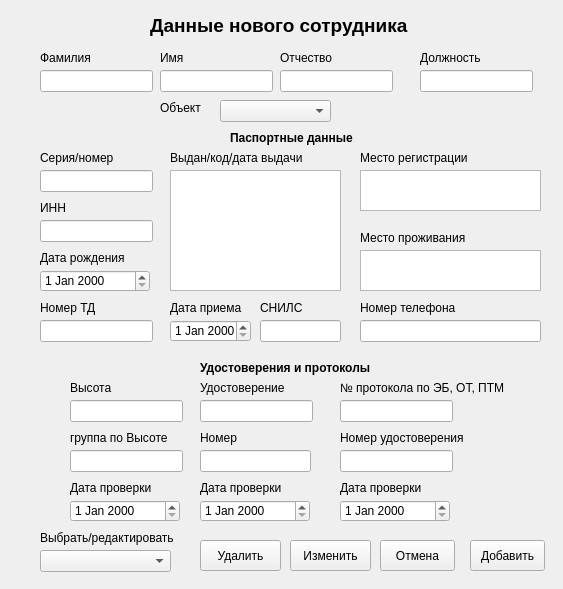
<?xml version="1.0" encoding="UTF-8"?>
<ui version="4.0">
 <class>form_new_worker</class>
 <widget class="QWidget" name="form_new_worker">
  <property name="geometry">
   <rect>
    <x>0</x>
    <y>0</y>
    <width>563</width>
    <height>589</height>
   </rect>
  </property>
  <property name="windowTitle">
   <string>Новый сотрудник</string>
  </property>
  <widget class="QLabel" name="label">
   <property name="geometry">
    <rect>
     <x>150</x>
     <y>10</y>
     <width>271</width>
     <height>31</height>
    </rect>
   </property>
   <property name="font">
    <font>
     <pointsize>14</pointsize>
     <bold>true</bold>
    </font>
   </property>
   <property name="frameShape">
    <enum>QFrame::NoFrame</enum>
   </property>
   <property name="lineWidth">
    <number>0</number>
   </property>
   <property name="text">
    <string>Данные нового сотрудника</string>
   </property>
  </widget>
  <widget class="QPushButton" name="b_ok">
   <property name="geometry">
    <rect>
     <x>470</x>
     <y>540</y>
     <width>75</width>
     <height>31</height>
    </rect>
   </property>
   <property name="text">
    <string>Добавить</string>
   </property>
  </widget>
  <widget class="QLineEdit" name="family">
   <property name="enabled">
    <bool>true</bool>
   </property>
   <property name="geometry">
    <rect>
     <x>40</x>
     <y>70</y>
     <width>113</width>
     <height>22</height>
    </rect>
   </property>
   <property name="text">
    <string/>
   </property>
  </widget>
  <widget class="QLabel" name="label_2">
   <property name="geometry">
    <rect>
     <x>40</x>
     <y>50</y>
     <width>61</width>
     <height>16</height>
    </rect>
   </property>
   <property name="text">
    <string>Фамилия</string>
   </property>
  </widget>
  <widget class="QLabel" name="label_3">
   <property name="geometry">
    <rect>
     <x>160</x>
     <y>50</y>
     <width>49</width>
     <height>16</height>
    </rect>
   </property>
   <property name="text">
    <string>Имя</string>
   </property>
  </widget>
  <widget class="QLineEdit" name="name">
   <property name="geometry">
    <rect>
     <x>160</x>
     <y>70</y>
     <width>113</width>
     <height>22</height>
    </rect>
   </property>
  </widget>
  <widget class="QLabel" name="label_4">
   <property name="geometry">
    <rect>
     <x>280</x>
     <y>50</y>
     <width>61</width>
     <height>16</height>
    </rect>
   </property>
   <property name="text">
    <string>Отчество</string>
   </property>
  </widget>
  <widget class="QLineEdit" name="surname">
   <property name="geometry">
    <rect>
     <x>280</x>
     <y>70</y>
     <width>113</width>
     <height>22</height>
    </rect>
   </property>
  </widget>
  <widget class="QLineEdit" name="post">
   <property name="geometry">
    <rect>
     <x>420</x>
     <y>70</y>
     <width>113</width>
     <height>22</height>
    </rect>
   </property>
  </widget>
  <widget class="QLabel" name="label_5">
   <property name="geometry">
    <rect>
     <x>420</x>
     <y>50</y>
     <width>71</width>
     <height>16</height>
    </rect>
   </property>
   <property name="text">
    <string>Должность</string>
   </property>
  </widget>
  <widget class="QTextEdit" name="passport_post">
   <property name="geometry">
    <rect>
     <x>170</x>
     <y>170</y>
     <width>171</width>
     <height>121</height>
    </rect>
   </property>
  </widget>
  <widget class="QLabel" name="label_6">
   <property name="geometry">
    <rect>
     <x>170</x>
     <y>150</y>
     <width>161</width>
     <height>16</height>
    </rect>
   </property>
   <property name="text">
    <string>Выдан/код/дата выдачи</string>
   </property>
  </widget>
  <widget class="QTextEdit" name="adr">
   <property name="geometry">
    <rect>
     <x>360</x>
     <y>170</y>
     <width>181</width>
     <height>41</height>
    </rect>
   </property>
  </widget>
  <widget class="QLabel" name="label_7">
   <property name="geometry">
    <rect>
     <x>360</x>
     <y>150</y>
     <width>121</width>
     <height>16</height>
    </rect>
   </property>
   <property name="text">
    <string>Место регистрации</string>
   </property>
  </widget>
  <widget class="QLabel" name="label_9">
   <property name="geometry">
    <rect>
     <x>40</x>
     <y>150</y>
     <width>91</width>
     <height>16</height>
    </rect>
   </property>
   <property name="text">
    <string>Серия/номер</string>
   </property>
  </widget>
  <widget class="QLineEdit" name="passport">
   <property name="geometry">
    <rect>
     <x>40</x>
     <y>170</y>
     <width>113</width>
     <height>22</height>
    </rect>
   </property>
   <property name="text">
    <string/>
   </property>
  </widget>
  <widget class="QLabel" name="label_11">
   <property name="geometry">
    <rect>
     <x>230</x>
     <y>130</y>
     <width>131</width>
     <height>16</height>
    </rect>
   </property>
   <property name="font">
    <font>
     <bold>true</bold>
    </font>
   </property>
   <property name="text">
    <string>Паспортные данные</string>
   </property>
  </widget>
  <widget class="QLabel" name="label_14">
   <property name="geometry">
    <rect>
     <x>70</x>
     <y>380</y>
     <width>61</width>
     <height>16</height>
    </rect>
   </property>
   <property name="text">
    <string>Высота</string>
   </property>
  </widget>
  <widget class="QLineEdit" name="n_hght">
   <property name="geometry">
    <rect>
     <x>70</x>
     <y>400</y>
     <width>113</width>
     <height>22</height>
    </rect>
   </property>
  </widget>
  <widget class="QLabel" name="label_16">
   <property name="geometry">
    <rect>
     <x>200</x>
     <y>360</y>
     <width>171</width>
     <height>16</height>
    </rect>
   </property>
   <property name="font">
    <font>
     <bold>true</bold>
    </font>
   </property>
   <property name="text">
    <string>Удостоверения и протоколы</string>
   </property>
  </widget>
  <widget class="QLabel" name="label_18">
   <property name="geometry">
    <rect>
     <x>70</x>
     <y>430</y>
     <width>111</width>
     <height>16</height>
    </rect>
   </property>
   <property name="text">
    <string>группа по Высоте</string>
   </property>
  </widget>
  <widget class="QLabel" name="label_8">
   <property name="geometry">
    <rect>
     <x>200</x>
     <y>380</y>
     <width>91</width>
     <height>16</height>
    </rect>
   </property>
   <property name="text">
    <string>Удостоверение</string>
   </property>
  </widget>
  <widget class="QLineEdit" name="n_study">
   <property name="geometry">
    <rect>
     <x>200</x>
     <y>400</y>
     <width>113</width>
     <height>22</height>
    </rect>
   </property>
  </widget>
  <widget class="QLabel" name="label_19">
   <property name="geometry">
    <rect>
     <x>200</x>
     <y>430</y>
     <width>111</width>
     <height>16</height>
    </rect>
   </property>
   <property name="text">
    <string>Номер</string>
   </property>
  </widget>
  <widget class="QLineEdit" name="n_study_card">
   <property name="geometry">
    <rect>
     <x>200</x>
     <y>450</y>
     <width>111</width>
     <height>22</height>
    </rect>
   </property>
  </widget>
  <widget class="QPushButton" name="b_cancel">
   <property name="geometry">
    <rect>
     <x>380</x>
     <y>540</y>
     <width>75</width>
     <height>31</height>
    </rect>
   </property>
   <property name="text">
    <string>Отмена</string>
   </property>
  </widget>
  <widget class="QDateEdit" name="d_height">
   <property name="geometry">
    <rect>
     <x>70</x>
     <y>500</y>
     <width>110</width>
     <height>22</height>
    </rect>
   </property>
  </widget>
  <widget class="QDateEdit" name="d_study">
   <property name="geometry">
    <rect>
     <x>200</x>
     <y>500</y>
     <width>110</width>
     <height>22</height>
    </rect>
   </property>
  </widget>
  <widget class="QLabel" name="label_22">
   <property name="geometry">
    <rect>
     <x>70</x>
     <y>480</y>
     <width>91</width>
     <height>16</height>
    </rect>
   </property>
   <property name="text">
    <string>Дата проверки</string>
   </property>
  </widget>
  <widget class="QLabel" name="label_23">
   <property name="geometry">
    <rect>
     <x>200</x>
     <y>480</y>
     <width>91</width>
     <height>16</height>
    </rect>
   </property>
   <property name="text">
    <string>Дата проверки</string>
   </property>
  </widget>
  <widget class="QDateEdit" name="d_prot">
   <property name="geometry">
    <rect>
     <x>340</x>
     <y>500</y>
     <width>110</width>
     <height>22</height>
    </rect>
   </property>
  </widget>
  <widget class="QLabel" name="label_20">
   <property name="geometry">
    <rect>
     <x>340</x>
     <y>380</y>
     <width>171</width>
     <height>16</height>
    </rect>
   </property>
   <property name="text">
    <string>№ протокола по ЭБ, ОТ, ПТМ</string>
   </property>
  </widget>
  <widget class="QLabel" name="label_26">
   <property name="geometry">
    <rect>
     <x>340</x>
     <y>480</y>
     <width>101</width>
     <height>16</height>
    </rect>
   </property>
   <property name="text">
    <string>Дата проверки</string>
   </property>
  </widget>
  <widget class="QLabel" name="label_12">
   <property name="geometry">
    <rect>
     <x>360</x>
     <y>230</y>
     <width>121</width>
     <height>16</height>
    </rect>
   </property>
   <property name="text">
    <string>Место проживания</string>
   </property>
  </widget>
  <widget class="QTextEdit" name="live_adr">
   <property name="geometry">
    <rect>
     <x>360</x>
     <y>250</y>
     <width>181</width>
     <height>41</height>
    </rect>
   </property>
  </widget>
  <widget class="QLabel" name="label_13">
   <property name="geometry">
    <rect>
     <x>40</x>
     <y>250</y>
     <width>101</width>
     <height>16</height>
    </rect>
   </property>
   <property name="text">
    <string>Дата рождения</string>
   </property>
  </widget>
  <widget class="QDateEdit" name="bday">
   <property name="geometry">
    <rect>
     <x>40</x>
     <y>270</y>
     <width>110</width>
     <height>22</height>
    </rect>
   </property>
  </widget>
  <widget class="QLineEdit" name="n_td">
   <property name="geometry">
    <rect>
     <x>40</x>
     <y>320</y>
     <width>113</width>
     <height>22</height>
    </rect>
   </property>
  </widget>
  <widget class="QLineEdit" name="n_card">
   <property name="geometry">
    <rect>
     <x>340</x>
     <y>450</y>
     <width>113</width>
     <height>22</height>
    </rect>
   </property>
  </widget>
  <widget class="QLabel" name="label_15">
   <property name="geometry">
    <rect>
     <x>40</x>
     <y>300</y>
     <width>61</width>
     <height>16</height>
    </rect>
   </property>
   <property name="text">
    <string>Номер ТД</string>
   </property>
  </widget>
  <widget class="QDateEdit" name="d_td">
   <property name="geometry">
    <rect>
     <x>170</x>
     <y>320</y>
     <width>81</width>
     <height>22</height>
    </rect>
   </property>
  </widget>
  <widget class="QLabel" name="label_17">
   <property name="geometry">
    <rect>
     <x>170</x>
     <y>300</y>
     <width>141</width>
     <height>16</height>
    </rect>
   </property>
   <property name="text">
    <string>Дата приема</string>
   </property>
  </widget>
  <widget class="QLabel" name="label_21">
   <property name="geometry">
    <rect>
     <x>340</x>
     <y>430</y>
     <width>131</width>
     <height>16</height>
    </rect>
   </property>
   <property name="text">
    <string>Номер удостоверения</string>
   </property>
  </widget>
  <widget class="QLineEdit" name="phone">
   <property name="geometry">
    <rect>
     <x>360</x>
     <y>320</y>
     <width>181</width>
     <height>22</height>
    </rect>
   </property>
  </widget>
  <widget class="QLabel" name="label_24">
   <property name="geometry">
    <rect>
     <x>360</x>
     <y>300</y>
     <width>101</width>
     <height>16</height>
    </rect>
   </property>
   <property name="text">
    <string>Номер телефона</string>
   </property>
  </widget>
  <widget class="QLineEdit" name="inn">
   <property name="geometry">
    <rect>
     <x>40</x>
     <y>220</y>
     <width>113</width>
     <height>22</height>
    </rect>
   </property>
  </widget>
  <widget class="QLabel" name="label_25">
   <property name="geometry">
    <rect>
     <x>40</x>
     <y>200</y>
     <width>49</width>
     <height>16</height>
    </rect>
   </property>
   <property name="text">
    <string>ИНН</string>
   </property>
  </widget>
  <widget class="QLabel" name="label_27">
   <property name="geometry">
    <rect>
     <x>250</x>
     <y>300</y>
     <width>49</width>
     <height>16</height>
    </rect>
   </property>
   <property name="text">
    <string/>
   </property>
  </widget>
  <widget class="QLabel" name="label_28">
   <property name="geometry">
    <rect>
     <x>260</x>
     <y>300</y>
     <width>49</width>
     <height>16</height>
    </rect>
   </property>
   <property name="text">
    <string>СНИЛС</string>
   </property>
  </widget>
  <widget class="QComboBox" name="cb_chouse">
   <property name="geometry">
    <rect>
     <x>40</x>
     <y>550</y>
     <width>131</width>
     <height>22</height>
    </rect>
   </property>
  </widget>
  <widget class="QLabel" name="label_10">
   <property name="geometry">
    <rect>
     <x>40</x>
     <y>530</y>
     <width>151</width>
     <height>16</height>
    </rect>
   </property>
   <property name="text">
    <string>Выбрать/редактировать</string>
   </property>
  </widget>
  <widget class="QLineEdit" name="snils">
   <property name="geometry">
    <rect>
     <x>260</x>
     <y>320</y>
     <width>81</width>
     <height>22</height>
    </rect>
   </property>
  </widget>
  <widget class="QPushButton" name="b_change">
   <property name="geometry">
    <rect>
     <x>290</x>
     <y>540</y>
     <width>81</width>
     <height>31</height>
    </rect>
   </property>
   <property name="text">
    <string>Изменить</string>
   </property>
  </widget>
  <widget class="QPushButton" name="b_del">
   <property name="geometry">
    <rect>
     <x>200</x>
     <y>540</y>
     <width>81</width>
     <height>31</height>
    </rect>
   </property>
   <property name="text">
    <string>Удалить</string>
   </property>
  </widget>
  <widget class="QLineEdit" name="n_prot">
   <property name="geometry">
    <rect>
     <x>340</x>
     <y>400</y>
     <width>113</width>
     <height>22</height>
    </rect>
   </property>
  </widget>
  <widget class="QLineEdit" name="n_group_h">
   <property name="geometry">
    <rect>
     <x>70</x>
     <y>450</y>
     <width>113</width>
     <height>22</height>
    </rect>
   </property>
  </widget>
  <widget class="QComboBox" name="cb_contract">
   <property name="geometry">
    <rect>
     <x>220</x>
     <y>100</y>
     <width>111</width>
     <height>22</height>
    </rect>
   </property>
  </widget>
  <widget class="QLabel" name="label_29">
   <property name="geometry">
    <rect>
     <x>160</x>
     <y>100</y>
     <width>49</width>
     <height>16</height>
    </rect>
   </property>
   <property name="text">
    <string>Объект</string>
   </property>
  </widget>
 </widget>
 <resources/>
 <connections/>
</ui>
